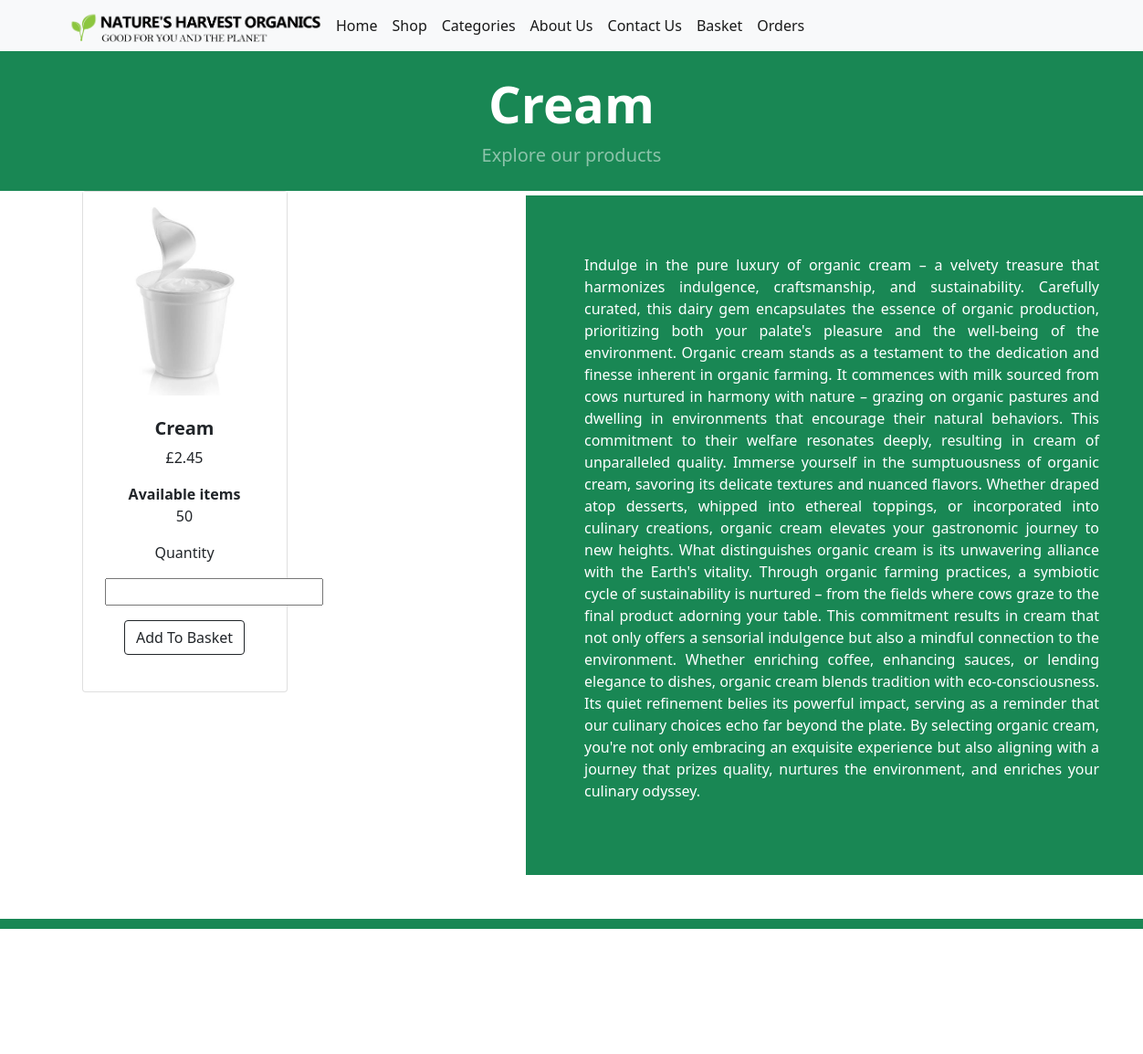
/Cream, run on the app's committed database.
### tables this page shows
CREATE TABLE items (
	id INTEGER NOT NULL, 
	name VARCHAR(30) NOT NULL, 
	stock INTEGER NOT NULL, 
	price FLOAT NOT NULL, 
	type_id VARCHAR(15) NOT NULL, 
	PRIMARY KEY (id), 
	UNIQUE (name), 
	FOREIGN KEY(type_id) REFERENCES types (id)
);

### application/__init__.py (the view)
    @app.route('/Cream')
    def cream():
        from application import models
        items = models.Items.query.all()
        baseUrl = '/static/'
        return render_template("indiv_items/cream.html", baseUrl=baseUrl, items=items)

### application/templates/indiv_items/cream.html (shortened to what this page needs)
{% extends 'base.html' %}
{% block content %}
    <header class="bg-success py-2">
        <div class="container px-4 px-lg-5 my-3">
            <div class="text-center text-white">
                <h1 class="display-4 fw-bolder">Cream</h1>
                <p class="lead fw-normal text-white-50 mb-0">Explore our products</p>
            </div>
        </div>
    </header>
    <section class="py-5">
        <div class="container px-4 px-lg-5 mt-5">
            <div class="row gx-4 gx-lg-5 row-cols-2 row-cols-md-3 row-cols-xl-4 justify-content-center">
                {% for item in items %}
                {% if item.name == 'Cream' %}
                <div class="col mb-5" style="translate: -26.5rem;">
                        <div class="card h-100">
                            <a class="pic" href="/{{item.name}}"><img src="{{ baseUrl }}assets/images/{{item.id}}.jpg"></img></a>
                            <div class="card-body p-4">
                                <div class="text-center">
                                    <h5 class="fw-bolder">{{item.name}}</h5>
                                        <p class="">£{{ "%.2f" | format(item.price) }}</p>
                                    <div>
                                        <b class="fw-bolder">Available items</b>
                                        <p class="">{{item.stock}}</p>
                                    </div>
                                    <div>
                                        <p>Quantity</p>
                                        <p><input id="quantity_input_id" name="quantity_input" type="number" min="0" max={{item.amount}}/></p>
                                        <p><input class="btn btn-outline-dark mt-auto" name="add_item" type="submit" value="Add To Basket"></p>
                                    </div>
                                </div>
                            </div/div>
                        </div>
                </div>
                {% endif %}
                {% endfor %}
            </div>
            <div class="disc">
                <p>Indulge in the pure luxury of organic cream – a velvety treasure that harmonizes indulgence, craftsmanship, and sustainability. Carefully curated, this dairy gem encapsulates the essence of organic production, prioritizing both your palate's pleasure and the well-being of the environment.
                    Organic cream stands as a testament to the dedication and finesse inherent in organic farming. It commences with milk sourced from cows nurtured in harmony with nature – grazing on organic pastures and dwelling in environments that encourage their natural behaviors. This commitment to their welfare resonates deeply, resulting in cream of unparalleled quality.
                    Immerse yourself in the sumptuousness of organic cream, savoring its delicate textures and nuanced flavors. Whether draped atop desserts, whipped into ethereal toppings, or incorporated into culinary creations, organic cream elevates your gastronomic journey to new heights.
                    What distinguishes organic cream is its unwavering alliance with the Earth's vitality. Through organic farming practices, a symbiotic cycle of sustainability is nurtured – from the fields where cows graze to the final product adorning your table. This commitment results in cream that not only offers a sensorial indulgence but also a mindful connection to the environment.
                    Whether enriching coffee, enhancing sauces, or lending elegance to dishes, organic cream blends tradition with eco-consciousness. Its quiet refinement belies its powerful impact, serving as a reminder that our culinary choices echo far beyond the plate. By selecting organic cream, you're not only embracing an exquisite experience but also aligning with a journey that prizes quality, nurtures the environment, and enriches your culinary odyssey.
                    </p>
        </div>
        </div>
    </section>
{% endblock %}

### data on the page
items: name "Cream", price "2.45", stock "50"
